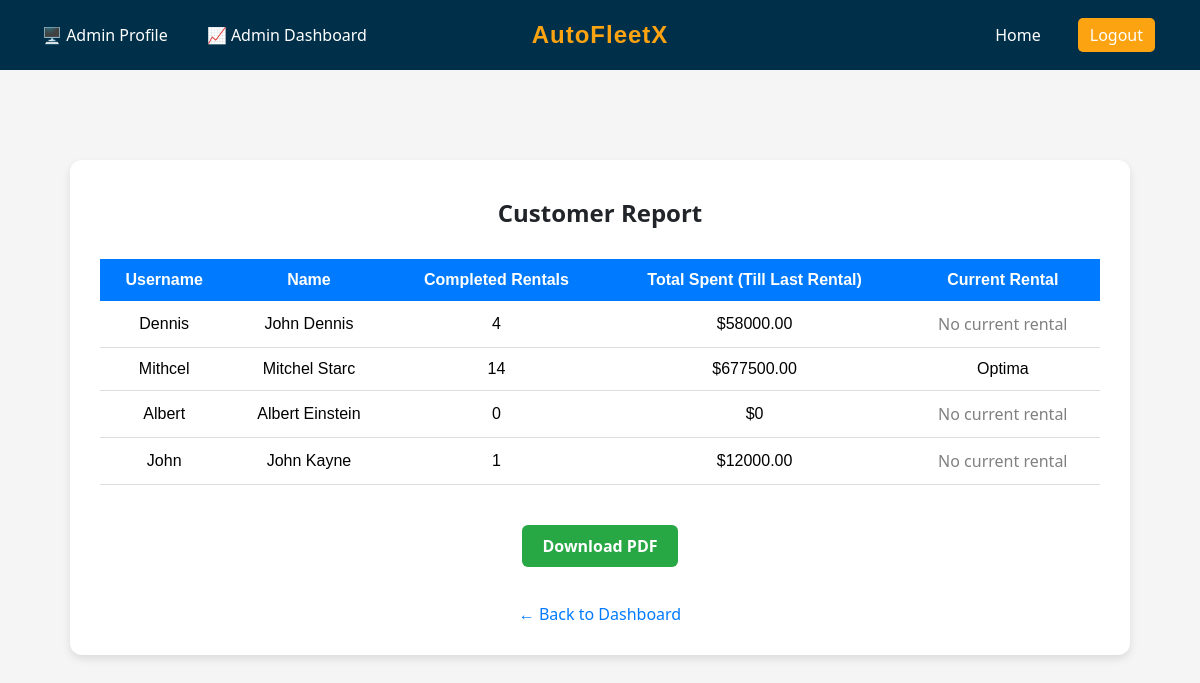
The page /dashboard/admin/customer-report/ (signed in) on the database as committed earlier.
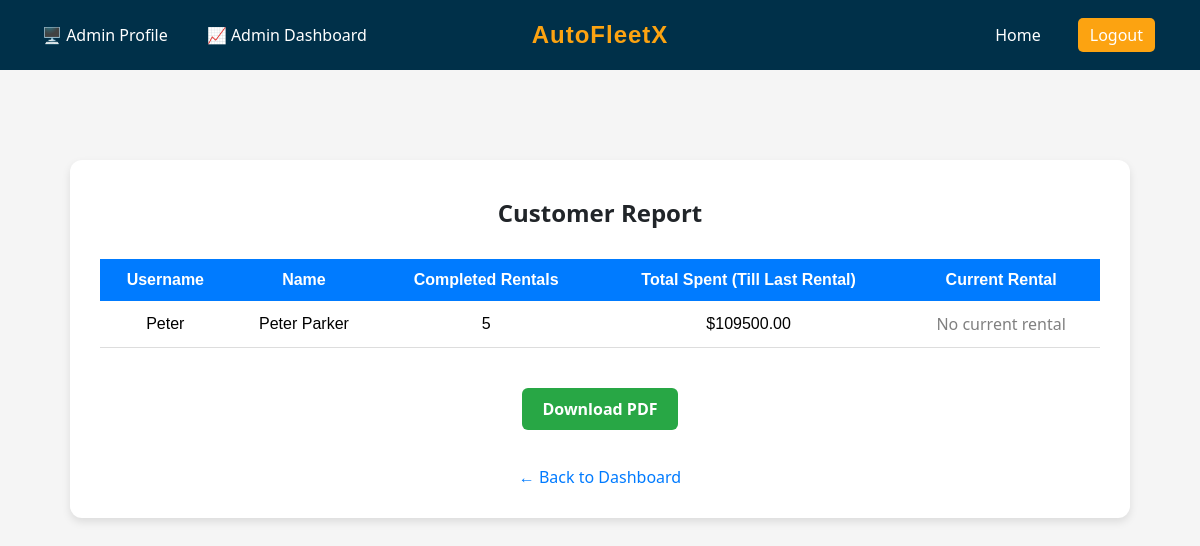
The same page on the database as committed later.
### main_app/models.py (models this page shows, shortened)
class CustomUser(AbstractUser):
    balance = models.DecimalField(
        max_digits=10,
        decimal_places=2,
        default=0.00,
        validators=[MinValueValidator(0.0)]
    )
    address = models.TextField(blank=True, null=True)

class Car(models.Model):
    name = models.CharField(max_length=100, null=False, blank=False)
    brand = models.CharField(max_length=100)
    seating_capacity = models.PositiveIntegerField(null=False, blank=False)
    rent_per_day = models.DecimalField(max_digits=8, decimal_places=2, null=False, blank=False)
    model_year = models.PositiveIntegerField(null=True, blank=True)
    available = models.BooleanField(default=True)
    image = models.ImageField(upload_to='car_images/', default='media/car_images/default.jpg')

### main_app/views.py (the view)
# urls.py: path('dashboard/admin/customer-report/', views.admin_customer_report, name='admin_customer_report'),
@login_required
@user_passes_test(is_admin)
def admin_customer_report(request):
    users = CustomUser.objects.filter(is_superuser=False)
    customers_data = []
    for user in users:
        total_rentals = Rental.objects.filter(user=user).count()
        completed_rentals = Rental.objects.filter(user=user, is_active=False)
        current_rental = Rental.objects.filter(user=user, is_active=True).first()
        total_spent = sum(rental.total_cost for rental in completed_rentals)
        customers_data.append({
            'username': user.username,
            'full_name': f"{user.first_name} {user.last_name}",
            'total_rentals': total_rentals,
            'completed_rentals': completed_rentals.count(),
            'total_spent': total_spent,
            'current_car': current_rental.car.name if current_rental else "No current rental"
        })
    return render(request, 'main_app/admin/customer_report.html', {
        'customers_data': customers_data
    })

### main_app/views.py (called while the page is built)
def is_admin(user):
    return user.is_superuser

### main_app/templates/main_app/admin/customer_report.html (shortened to what this page needs)
{% extends 'base.html' %}
{% block content %}
{% load static %}
<!DOCTYPE html>
<html lang="en">
<head>
    <link rel="stylesheet" href="{% static 'styles/style.css' %}">
</head>
<body style="background-color: #f5f5f5; font-family: Arial, sans-serif;">
    <div style="max-width: 1000px; margin: 50px auto; background: #ffffff; padding: 30px; border-radius: 12px; box-shadow: 0 4px 8px rgba(0,0,0,0.1);">
        <h2 style="text-align: center; margin-bottom: 30px; color: #212529;">Customer Report</h2>
        {% if customers_data %}
            <table style="width: 100%; border-collapse: collapse;">
                <thead style="background-color: #007BFF; color: white;">
                    <tr>
                        <th style="padding: 12px;">Username</th>
                        <th style="padding: 12px;">Name</th>
                        <th style="padding: 12px;">Completed Rentals</th>
                        <th style="padding: 12px;">Total Spent (Till Last Rental) </th>
                        <th style="padding: 12px;">Current Rental</th>
                    </tr>
                </thead>
                <tbody>
                    {% for customer in customers_data %}
                    <tr style="text-align: center; border-bottom: 1px solid #ddd;">
                        <td style="padding: 12px;">{{ customer.username }}</td>
                        <td style="padding: 12px;">{{ customer.full_name }}</td>
                        <td style="padding: 12px;">{{ customer.completed_rentals }}</td>
                        <td style="padding: 12px;">${{ customer.total_spent }}</td>
                        <td style="padding: 12px;">
                            {% if customer.current_car == "No current rental" %}
                                <span style="color: gray;">No current rental</span>
                            {% else %}
                                {{ customer.current_car }}
                            {% endif %}
                        </td>
                    </tr>
                    {% endfor %}
                </tbody>
            </table>
            <div style="text-align: center; margin-top: 30px;">
                <a href="{% url 'pdf_customer_report' %}" class="rent-button" style="background-color: #28a745;">Download PDF</a>
            </div>
        {% else %}
            <p style="text-align: center; font-size: 18px; color: #666;">No customers found.</p>
        {% endif %}
        <div style="text-align: center; margin-top: 30px;">
            <a href="{% url 'admin_dashboard' %}" style="color: #007BFF; text-decoration: none;">&larr; Back to Dashboard</a>
        </div>
    </div>
</body>
</html>
{% endblock %}

Rows that differ between the two databases and show on the page:
removed CustomUser: username "Dennis"
removed CustomUser: username "Mithcel"
no longer on this page (row edited): Car: current_car "Optima"
removed CustomUser: username "Albert"
removed CustomUser: username "John"
added CustomUser: username "Peter"
Other text that changed with them:
new list line: "Peter Parker 5 $ 109500.00 No current rental"
list line gone: "John Dennis 4 $ 58000.00 No current rental"
list line gone: "Mitchel Starc 14 $ 677500.00"
list line gone: "Albert Einstein 0 $ 0 No current rental"
list line gone: "John Kayne 1 $ 12000.00 No current rental"
